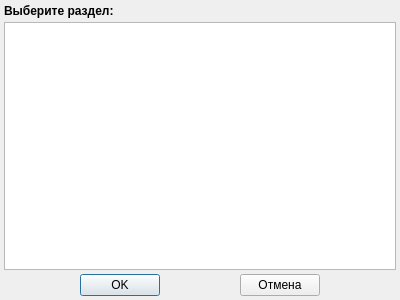
<?xml version="1.0" encoding="UTF-8"?>
<ui version="4.0">
 <class>PageSelectionDialog</class>
 <widget class="QDialog" name="PageSelectionDialog">
  <property name="geometry">
   <rect>
    <x>0</x>
    <y>0</y>
    <width>400</width>
    <height>300</height>
   </rect>
  </property>
  <property name="windowTitle">
   <string>Выбор раздела</string>
  </property>
  <layout class="QVBoxLayout" name="verticalLayout">
   <property name="spacing">
    <number>4</number>
   </property>
   <property name="margin">
    <number>4</number>
   </property>
   <item>
    <widget class="QLabel" name="titleLabel">
     <property name="font">
      <font>
       <weight>75</weight>
       <bold>true</bold>
      </font>
     </property>
     <property name="text">
      <string>Выберите раздел:</string>
     </property>
    </widget>
   </item>
   <item>
    <widget class="QListWidget" name="pagesListWidget"/>
   </item>
   <item>
    <layout class="QHBoxLayout" name="horizontalLayout">
     <property name="spacing">
      <number>4</number>
     </property>
     <item>
      <spacer name="horizontalSpacer">
       <property name="orientation">
        <enum>Qt::Horizontal</enum>
       </property>
       <property name="sizeHint" stdset="0">
        <size>
         <width>40</width>
         <height>20</height>
        </size>
       </property>
      </spacer>
     </item>
     <item>
      <widget class="QPushButton" name="okButton">
       <property name="text">
        <string>OK</string>
       </property>
      </widget>
     </item>
     <item>
      <spacer name="horizontalSpacer_2">
       <property name="orientation">
        <enum>Qt::Horizontal</enum>
       </property>
       <property name="sizeHint" stdset="0">
        <size>
         <width>40</width>
         <height>20</height>
        </size>
       </property>
      </spacer>
     </item>
     <item>
      <widget class="QPushButton" name="cancelButton">
       <property name="text">
        <string>Отмена</string>
       </property>
      </widget>
     </item>
     <item>
      <spacer name="horizontalSpacer_3">
       <property name="orientation">
        <enum>Qt::Horizontal</enum>
       </property>
       <property name="sizeHint" stdset="0">
        <size>
         <width>40</width>
         <height>20</height>
        </size>
       </property>
      </spacer>
     </item>
    </layout>
   </item>
  </layout>
 </widget>
 <resources/>
 <connections/>
</ui>
